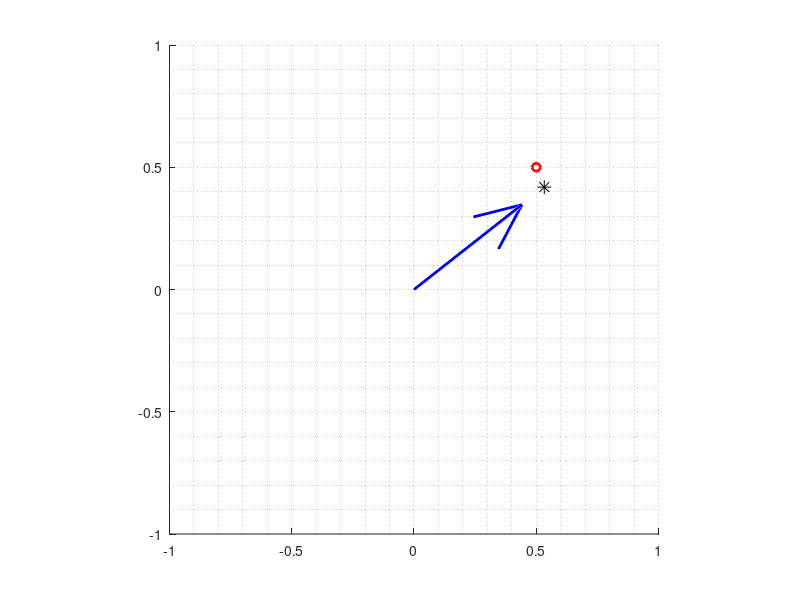

The MATLAB script that drew this image:
% gradient_tracking_spsa.m
% METODO SPSA
% INICIANDO EN EL PUNTO (0,0)

clear; clc; close all;

%% Parámetros
H = 2; h = 1; m = 1.5; dt = 0.02; Tsim = 40;
alpha = 4;    % learning‐rate
c     = 0.01;    % tamaño de perturbación
sigma = 0; %0.005;   % ruido en P

% Trayectoria cuadrada en XY
vertices = [0.5,0.5; -0.5,0.5; -0.5,-0.5; 0.5,-0.5; 0.5,0.5];
numSteps = round(Tsim/dt);
path = interp1(linspace(0,1,5), vertices, linspace(0,1,numSteps), 'linear');
path = [path, repmat(h, numSteps,1)]';

% Posición y ángulos iniciales
R     = path(:,1);
Tpos  = [0;0;H];
d0    = R(:,1)-Tpos;

% theta = acos(-d0(3)/norm(d0))
% phi   = atan2(d0(2), d0(1))
theta = 0;
phi = 0;

% Simulación y gráfica
figure; axis equal; xlim([-1,1]); ylim([-1,1]); zlim([0,H+0.5]);
grid minor; hold on;
hRX  = plot3(R(1,1),R(2,1),R(3,1),'ro','LineWidth',2);
hTX  = quiver3(0,0,H,0,0,0,0,'b','LineWidth',2);
hTGT = plot3(0,0,h,'*k','MarkerSize',10);

readP = @(R,u) ( (R-Tpos)'*u )^m / norm(R-Tpos)^(m+3) + sigma*randn();

%% Bucle SPSA
for k = 1:numSteps
  R = path(:,k);
  % 1) Perturbación aleatoria
  Delta = 2*(rand(2,1)>0.5)-1;  % ±1
  th_p = theta + c*Delta(1);
  ph_p = phi   + c*Delta(2);
  u_p  = [sin(th_p)*cos(ph_p); sin(th_p)*sin(ph_p); -cos(th_p)];
  P_p  = readP(R, u_p);
  u_m  = [sin(theta-c*Delta(1))*cos(phi-c*Delta(2));
          sin(theta-c*Delta(1))*sin(phi-c*Delta(2));
          -cos(theta-c*Delta(1))];
  P_m  = readP(R, u_m);

  % 2) Estima gradiente SPSA
  g_est = [(P_p-P_m)/(2*c*Delta(1));
           (P_p-P_m)/(2*c*Delta(2))];

  % 3) Actualiza ángulos
  theta = theta + alpha * g_est(1) * dt;
  phi   = phi   + alpha * g_est(2) * dt;
  theta = min(max(theta,0),pi/2);
  phi   = mod(phi,2*pi);

  % 4) Graficar
  u    = [sin(theta)*cos(phi); sin(theta)*sin(phi); -cos(theta)];
  t_i  = (h-H)/u(3);
  P_tg = Tpos + t_i*u;
  set(hRX, 'XData',R(1),'YData',R(2),'ZData',R(3));
  set(hTX, 'UData',u(1),'VData',u(2),'WData',u(3));
  set(hTGT,'XData',P_tg(1),'YData',P_tg(2),'ZData',P_tg(3));
  view(0,90);  
  drawnow; pause(dt);
  
end
